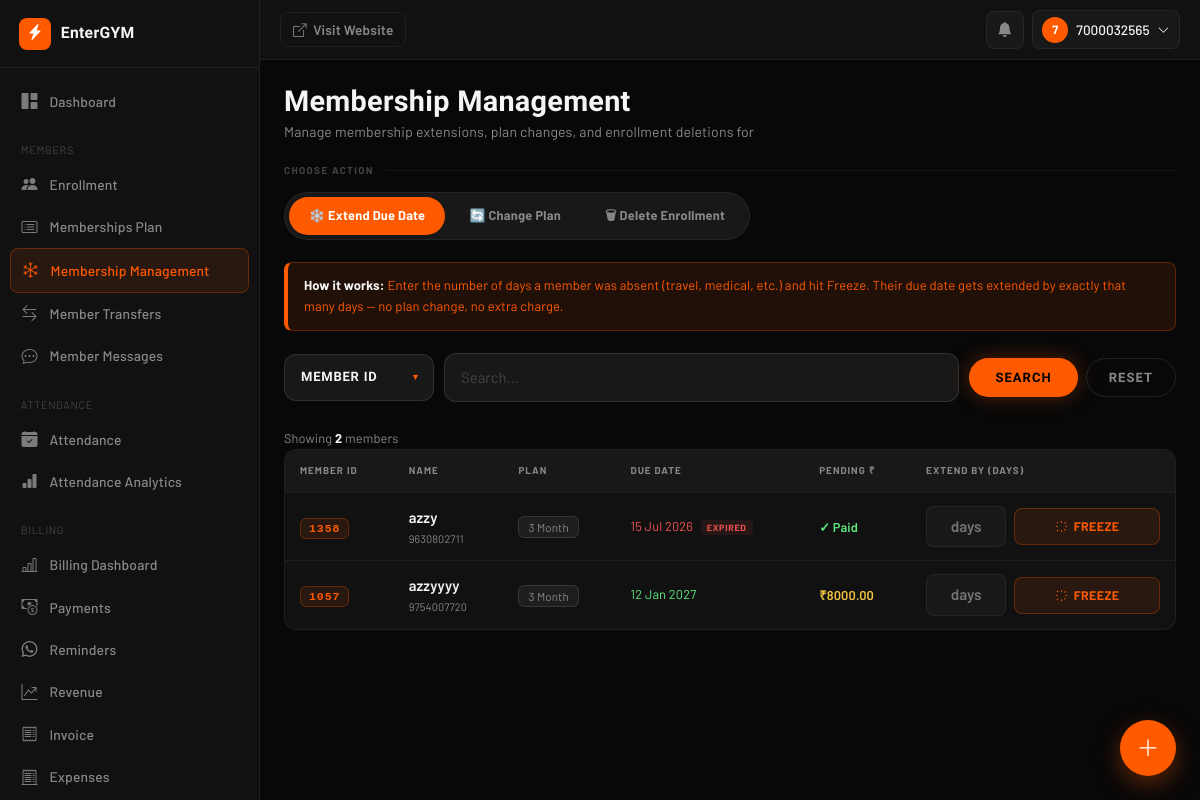
Page /freeze-membership/ (signed in) on the earlier database version.
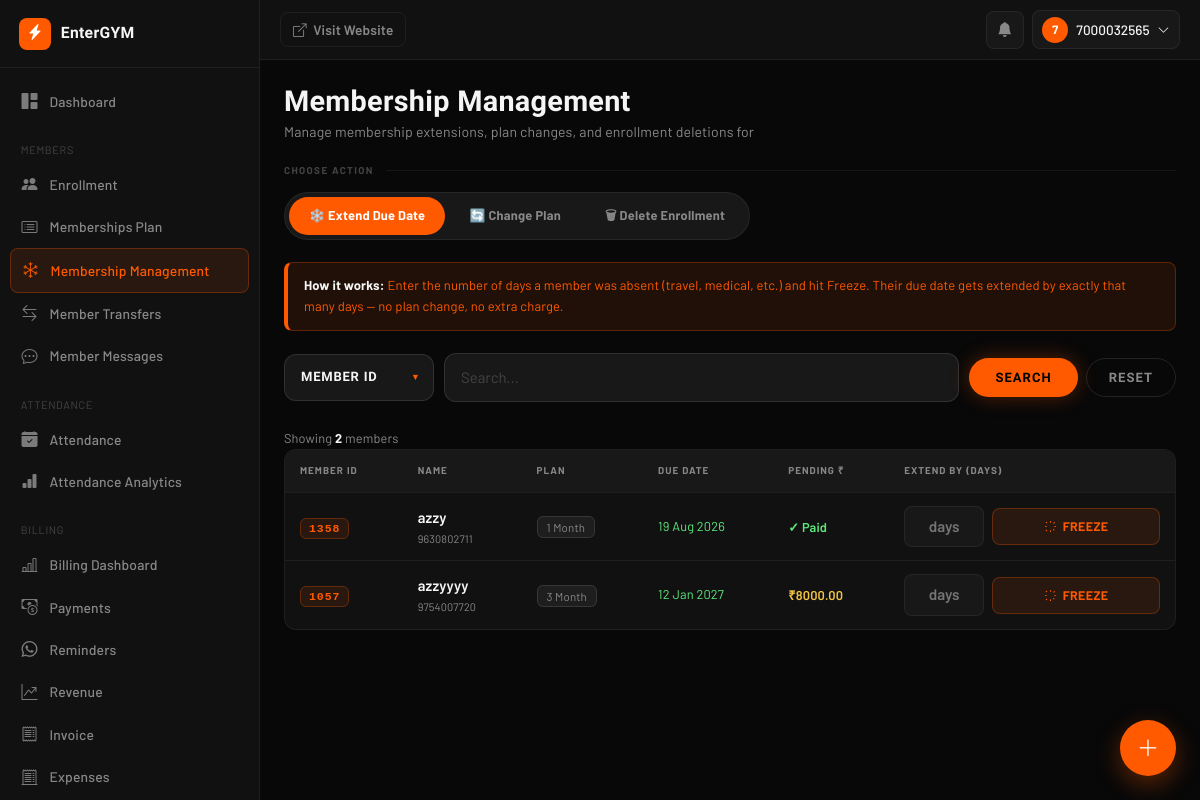
Same page on the later database version.
### AuthFit/models.py (models this page shows, shortened)
class Enrollment(models.Model):
    gym = models.ForeignKey(Gym, on_delete=models.CASCADE, db_index=True)
    objects = GymManager()
    GENDER_CHOICES = [('M', 'Male'), ('F', 'Female')]
    PAYMENT = [("Done", 'Done'), ("Pending", 'Pending')]
    METHOD = [('C', 'CASH'), ('U', 'UPI'), ('B', 'UPI + CASH')]
    SOURCE_CHOICES = [
        ("OWNER", "Owner"),
        ("MEMBER", "Member"),
    ]
    unique_id = models.CharField(max_length=10, editable=False, db_index=True)
    membership_start_date = models.DateField(
        default=timezone.localdate,
        help_text="Actual membership start date. Used to calculate DueDate — "
                "lets owners backdate enrollment for members who joined "
                "before EnterGYM. Distinct from `doj` (record-creation date).",
    )
    user = models.ForeignKey(
        User, on_delete=models.CASCADE, null=True, blank=True
    )
    profile_completed = models.BooleanField(default=False)
    source = models.CharField(max_length=10, choices=SOURCE_CHOICES, default="OWNER")
    fullname = models.CharField(max_length=25)
    email = models.EmailField(blank=True ,null=True)
    gender = models.CharField(max_length=1, choices=GENDER_CHOICES, blank=True ,null=True)
    phone = models.CharField(max_length=10, db_index=True)
    address = models.TextField(blank=True)
    reference = models.CharField(max_length=30, null=True, blank=True)
    selectPlan = models.ForeignKey(MembershipPlan, on_delete=models.CASCADE)
    trainer = models.ForeignKey(
        Trainer, on_delete=models.SET_NULL, null=True, blank=True
    )
    Amount = models.DecimalField(max_digits=10, decimal_places=2)
    paidAmount = models.DecimalField(default=0,max_digits=10,decimal_places=2,null=False)
    paymentDate = models.DateField(blank=True, null=True)
    paymentMethod = models.CharField(
        max_length=1, choices=METHOD, blank=True, null=True
    )
    pendingAmount = models.DecimalField(default=0,max_digits=10,decimal_places=2)
    pendingpaymentMethod = models.CharField(
        max_length=1, choices=METHOD, blank=True, null=True
    )
    pendingpaymentDate =  models.DateField(blank=True, null=True)
    paymentStatus = models.CharField(
        max_length=10, choices=PAYMENT, default="Pending"
    )
    last_expiry_notif_sent = models.DateField(null=True, blank=True)
    initial_invoice_generated = models.BooleanField(
        default=False,
        help_text="Set once the up-front payment collected during Quick Enrollment "
                "has been converted into a Payment + Invoice.",
    )
    doj = models.DateField(auto_now_add=True)
    DueDate = models.DateField(blank=True, null=True,db_index=True)
    created_at = models.DateTimeField(auto_now_add=True)
    is_active = models.BooleanField(default=True, db_index=True)
    is_deleted = models.BooleanField(default=False, db_index=True)
    deleted_at = models.DateTimeField(null=True, blank=True)
    deleted_by = models.ForeignKey(
        User, on_delete=models.SET_NULL, null=True, blank=True, related_name='+'
    )
    face_enrolled = models.BooleanField(default=False)
    face_image = CloudinaryField('image', null=True, blank=True)
    face_embeddings = models.JSONField(default=list, blank=True)
    class Meta:
        unique_together = ('gym', 'unique_id')
        indexes = [
            models.Index(fields=['gym', 'unique_id']),
            models.Index(fields=['gym', 'phone']),
            models.Index(fields=['gym', 'paymentStatus']),
        ]
        constraints = [
            models.UniqueConstraint(
                fields=['gym', 'phone'],
                condition=models.Q(user__isnull=True),
                name='unique_pending_enrollment_phone_per_gym',
            )
        ]
    @property
    def is_expired(self):
        if self.DueDate:
            return timezone.localdate() > self.DueDate
        return False
    @property
    def days_remaining(self):
        if self.DueDate:
            return (self.DueDate - timezone.localdate()).days
        return None

class MembershipPlan(models.Model):
    gym = models.ForeignKey(
        Gym,
        on_delete=models.CASCADE,
        db_index=True
    )
    plan = models.CharField(max_length=100)
    price = models.IntegerField()
    duration_days = models.IntegerField(default=30)
    show_on_home = models.BooleanField(
        default=True,
        help_text="Show this plan in the pricing section of your gym's public homepage."
    )
    objects = GymManager()

### AuthFit/views.py (the view, shortened to what this page needs)
# urls.py: path('freeze-membership/', views.freeze_membership, name='freeze_membership'),
@_gym_staff_required
def freeze_membership(request):
    gym = getattr(request, 'gym', None)
    from AuthFit.permissions import has_permission
    active_tab = request.GET.get("tab", "freeze")
    if active_tab not in ("freeze", "changeplan", "deleteenrollment"):
        active_tab = "freeze"
    freeze_query = request.GET.get("freeze_search", "").strip()
    qs = Enrollment.objects.filter(is_deleted=False).select_related("selectPlan").order_by("fullname")
    if gym:
        qs = qs.filter(gym=gym)
    if freeze_query:
        qs = qs.filter(unique_id=freeze_query)
    paginator = Paginator(qs, 20)
    page_obj  = paginator.get_page(request.GET.get("page", 1))
    can_change_plan = has_permission(request, "can_change_membership_plan")
    can_delete_enrollment = has_permission(request, "can_delete_enrollment")
    plans = []
    change_plan_rows = []
    cmp_page_obj = None
    cmp_query = ""
    del_page_obj = None
    del_query = ""
    del_status = "all"
    if can_delete_enrollment and gym:
        del_query, del_status, del_page_obj = _build_delete_enrollment_page(request, gym)
    return render(request, "freeze_membership.html", {
        "active_tab": active_tab,
        "page_obj": page_obj,
        "freeze_search_by_choices": [("id", "Member ID")],
        "freeze_search_by": "id",
        "freeze_search": freeze_query,
        "can_change_plan": can_change_plan,
        "can_delete_enrollment": can_delete_enrollment,
        "plans": plans,
        "change_plan_rows": change_plan_rows,
        "cmp_page_obj": cmp_page_obj,
        "cmp_query": cmp_query,
        "cmp_search_by_choices": [("all", "Name / Phone / ID")],
        "cmp_search_by": "all",
        "del_page_obj": del_page_obj,
        "del_query": del_query,
        "del_status": del_status,
        "del_search_by_choices": [("all", "Name / Phone / ID")],
        "del_search_by": "all",
        "del_status_choices": [
            ("all", "All"),
            ("active", "Active"),
            ("frozen", "Frozen"),
            ("expired", "Expired"),
            ("pending_signup", "Pending Signup"),
            ("duplicate", "Duplicate Candidates"),
        ],
    })

### templates/freeze_membership.html (shortened to what this page needs)
{% extends "dashboard/base.html" %}
{% block content %}
<div class="db-page-header">
  <div>
    <h1 class="db-page-title">Membership Management</h1>
    <p class="db-page-sub">Manage membership extensions, plan changes, and enrollment deletions for {{ gym.gym_name }}</p>
  </div>
</div>
{% if can_change_plan or can_delete_enrollment %}
<p class="fm-section-label">Choose Action</p>
<div class="fm-tabs" id="member-tabs" data-active-tab="{{ active_tab }}">
  <button class="fm-tab-btn {% if active_tab == 'freeze' %}active{% endif %}" data-tab="freeze">❄️ Extend Due Date</button>
  {% if can_change_plan %}
  <button class="fm-tab-btn {% if active_tab == 'changeplan' %}active{% endif %}" data-tab="changeplan">🔄 Change Plan</button>
  {% endif %}
  {% if can_delete_enrollment %}
  <button class="fm-tab-btn {% if active_tab == 'deleteenrollment' %}active{% endif %}" data-tab="deleteenrollment">🗑 Delete Enrollment</button>
  {% endif %}
</div>
{% endif %}
<div id="tab-freeze" class="fm-tab-panel {% if active_tab == 'freeze' %}active{% endif %}">
  <div class="fm-banner">
    <strong>How it works:</strong> Enter the number of days a member was absent (travel, medical, etc.) and hit Freeze. Their due date gets extended by exactly that many days — no plan change, no extra charge.
  </div>
    {% include "partials/search_form.html" with field_name="freeze_search" current_tab="freeze" search_by_choices=freeze_search_by_choices search_by=freeze_search_by search=freeze_search %}
    <span class="fm-search-info">
      Showing <strong>{{ page_obj.paginator.count }}</strong> member{{ page_obj.paginator.count|pluralize }}{% if freeze_search %} matching <strong>"{{ freeze_search }}"</strong>{% endif %}
    </span>
  {% if page_obj.object_list %}
  <div class="fm-table-wrap">
    <table>
      <thead>
        <tr>
          <th>Member ID</th>
          <th>Name</th>
          <th>Plan</th>
          <th>Due Date</th>
          <th>Pending ₹</th>
          <th>Extend By (Days)</th>
        </tr>
      </thead>
      <tbody>
        {% for row in page_obj.object_list %}
        <tr>
          <td><span class="fm-uid">{{ row.unique_id }}</span></td>
          <td>
            <div class="fm-name-cell">{{ row.fullname }}</div>
            <div class="fm-sub-text">{{ row.phone }}</div>
          </td>
          <td><span class="fm-plan-pill">{{ row.selectPlan.plan }}</span></td>
          <td>
            <div class="fm-due-date {% if row.is_expired %}expired{% elif row.days_remaining <= 5 %}expiring{% else %}ok{% endif %}">
              {{ row.DueDate|date:"d M Y" }}
              {% if row.is_expired %}
                <span class="fm-due-tag expired">Expired</span>
              {% elif row.days_remaining <= 5 %}
                <span class="fm-due-tag expiring">{{ row.days_remaining }}d left</span>
              {% endif %}
            </div>
          </td>
          <td>
            {% if row.pendingAmount == 0 %}
              <span class="fm-pending-0">✓ Paid</span>
            {% else %}
              <span class="fm-pending-amt">₹{{ row.pendingAmount }}</span>
            {% endif %}
          </td>
          <td>
            <div class="fm-freeze-form">
              <input type="number" min="1" max="365" class="fm-freeze-input" id="freeze-days-{{ row.id }}"
                     name="days" placeholder="days" data-days-input/>
              <button class="fm-btn-freeze" type="button"
                data-id="{{ row.id }}" data-uid="{{ row.unique_id }}"
                data-name="{{ row.fullname }}" data-due="{{ row.DueDate|date:'d M Y' }}">
                <svg xmlns="http://www.w3.org/2000/svg" fill="none" viewBox="0 0 24 24" stroke="currentColor" stroke-width="2">
                  <path stroke-linecap="round" stroke-linejoin="round" d="M12 3v1m0 16v1M4.22 4.22l.707.707m12.728 12.728.707.707M3 12h1m16 0h1M4.22 19.78l.707-.707M18.364 5.636l.707-.707"/>
                </svg>
                Freeze
              </button>
            </div>
          </td>
        </tr>
        {% endfor %}
      </tbody>
    </table>
  </div>
  {% endif %}
</div>
{% endblock %}

### templates/dashboard/includes/_navbar.html (shortened to what this page needs)
<header class="db-navbar">
  <a href="{% url 'home' %}" class="db-visit-site-btn">
    <i class="bi bi-box-arrow-up-right"></i>
    <span class="d-none d-md-inline">Visit Website</span>
  </a>
  <div class="db-navbar-right">
    <div class="dropdown db-notif-bell">
      <button type="button" class="db-icon-btn" id="dbNotifBtn" data-bs-toggle="dropdown" aria-expanded="false" aria-label="Notifications">
        <i class="bi bi-bell-fill"></i>
      </button>
    </div>
    <div class="dropdown">
      <button type="button" class="db-user-btn" data-bs-toggle="dropdown" aria-expanded="false">
        <span class="db-avatar">{{ request.user.username|slice:":1"|upper }}</span>
        <span class="db-user-name d-none d-md-inline">{{ request.user.get_full_name|default:request.user.username }}</span>
        <i class="bi bi-chevron-down small"></i>
      </button>
    </div>
  </div>
</header>

Differences in the rows shown:
changed Enrollment "azzy": selectPlan.plan "3 Month" → "1 Month"; DueDate "15 Jul 2026" → "19 Aug 2026"; no longer shows "EXPIRED"
